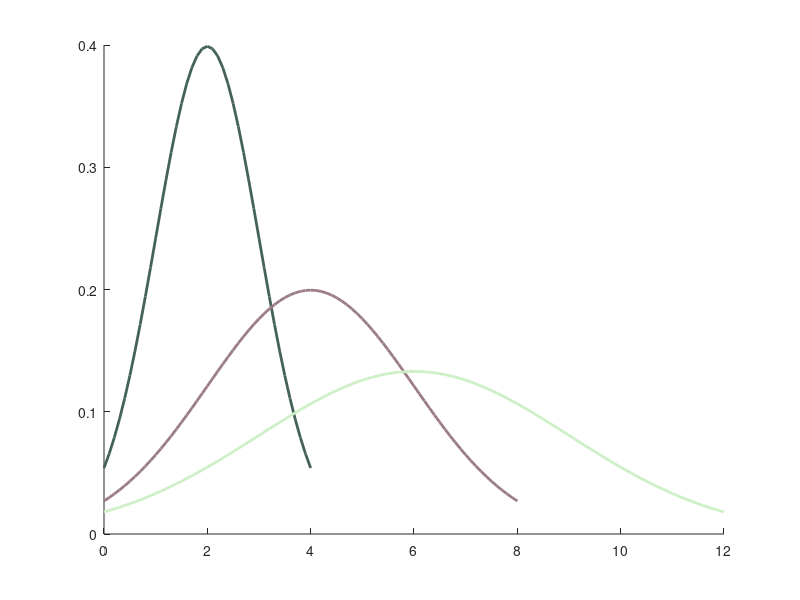

This chart was generated by the following MATLAB code:
%1. Initial trait distributions
mu = 0;%Mean

for i = 1:3
for s = i;%Extend n-species:0.5:20;
r1 = -2*s:1e-1:2*s;  
yr1 = normpdf(r1, mu, s);
r1 = r1 + abs(min(r1));% Move everything to the right.
hold on
hr1 = plot(r1,yr1);%Visualize
a =unifrnd(0,1);
b =unifrnd(0,1);
c =unifrnd(0,1);
set(hr1,'color',[a b c]);
set(hr1,'LineWidth',2);
end
end


%for s = 1:0.5:2;%Extend n-species:0.5:2;
%p1 = -3*s:1e-1:3*s;  %smaller 5e-1
%yp1 = normpdf(p1, mu, s);
%p1 = p1 + abs(min(p1));% Move everything to the right.
%end



%2. Compute W each phenotype
%for gamma = 1:10;
%  Wr = zeros(length(r1));
%for i = 1:length(r1); 
%     r1(1,i);
%     mean(r1);
%     Wr(i,2) = abs(1/(1 + e^gamma*(r1(1,i) - mean(r1))^2));
     %Wr(i,2) = abs(e^gamma*((r1(1,i) - mean(r1)))^2);
%     Wr(i,1) = abs(r1(1,i) - mean(r1));
%end
%hold on
%ax = plotyy (p1, yp1, Wr(:,1), Wr(:,2));
%set(ax,'LineWidth',2);
%xlabel('Trait Value/W decay with distance to mean','fontsize', 16)
%ylabel(ax(2),'Frequency','fontsize', 16)
%ylabel(ax(1),'W','fontsize', 16)
%end
